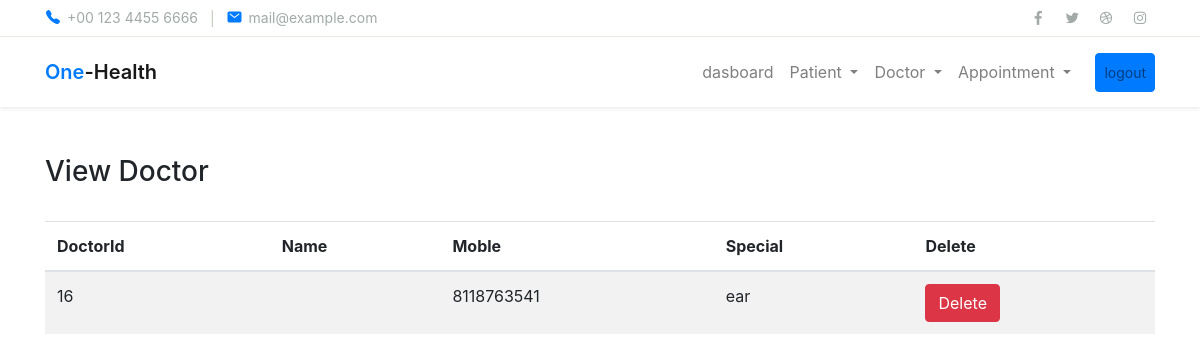
Page /view_doctor (signed in) on the committed database.
### hospital/models.py (models this page shows, shortened)
class Doctor(models.Model):
    Name = models.CharField(max_length=50)
    mobile = models.IntegerField(null=True)
    special = models.CharField(max_length=50)

### hospital/views.py (the view)
# urls.py: path('view_doctor', views.View_Doctor, name="view_doctor"),
def View_Doctor(request):
    if not request.user.is_staff:
        return redirect('login')
    doc = Doctor.objects.all()
    d = {'doc': doc}
    return render(request, 'view_doctor.html', d)

### templates/view_doctor.html (shortened to what this page needs)
{% extends "base.html" %}
{% block content %}
<div class="container">
<br><br>
 <h3>View Doctor</h3>
 <br>
 <table id="example" class="table  table-striped table-hover">
   <thead>
       <tr>
           <th>DoctorId</th>
           <th>Name</th>
           <th>Moble</th>
           <th>Special</th>
           <th>Delete</th>
       </tr>
   </thead>
   <tbody>
       {% for i in doc %}
       <tr>
           <td>{{i.id}}</td>
           <td>{{i.name}}</td>
           <td>{{i.mobile}}</td>
           <td>{{i.special}}</td>
           <td><a href="{% url 'delete_doctor' i.pk %}" onclick="return confirm('Are you sure you went to delete')" class="btn btn-danger">Delete</a>
        </td>
       </tr>
       {% endfor %}
   </tbody>
 </table>
</div>
<br><br>
{% endblock %}

### hospital/static/assets/css/theme.css (style rules this page uses)
:root { --primary: #00D9A5; --accent: #FF3D85; --secondary: #4E5AFE; --warning: #EED818; --info: #05B4E1; --danger: #FF4943; --success: #96C93D; --dark: #343531; --light: #F5F9F6; --cs: #596261; --grey: #6E807A; }
body { font-family: "Source Sans Pro", sans-serif; line-height: 1.5; color: #343531; }
a { color: #07be94; text-decoration: none; background-color: transparent; }
.btn-danger { color: #fff; background-color: #FF4943; border-color: transparent; }
.btn { padding: 8px 24px; }

### rows in the picture
Doctor: id "16", mobile "8118763541", special "ear"
